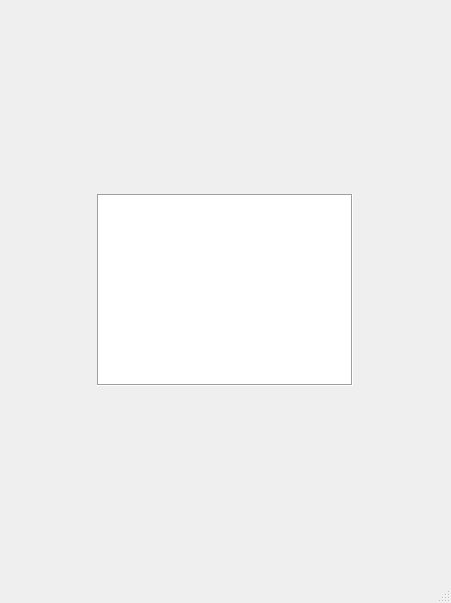
<?xml version="1.0" encoding="UTF-8"?>
<ui version="4.0">
 <class>MainWindow</class>
 <widget class="QMainWindow" name="MainWindow">
  <property name="geometry">
   <rect>
    <x>0</x>
    <y>0</y>
    <width>451</width>
    <height>603</height>
   </rect>
  </property>
  <property name="windowTitle">
   <string>MainWindow</string>
  </property>
  <widget class="QWidget" name="centralwidget">
   <layout class="QHBoxLayout" name="horizontalLayout">
    <item>
     <widget class="QGraphicsView" name="graphicsView">
      <property name="sizePolicy">
       <sizepolicy hsizetype="Fixed" vsizetype="Fixed">
        <horstretch>0</horstretch>
        <verstretch>0</verstretch>
       </sizepolicy>
      </property>
      <property name="frameShape">
       <enum>QFrame::Shape::Box</enum>
      </property>
     </widget>
    </item>
   </layout>
  </widget>
  <widget class="QStatusBar" name="statusbar"/>
 </widget>
 <resources/>
 <connections/>
</ui>
